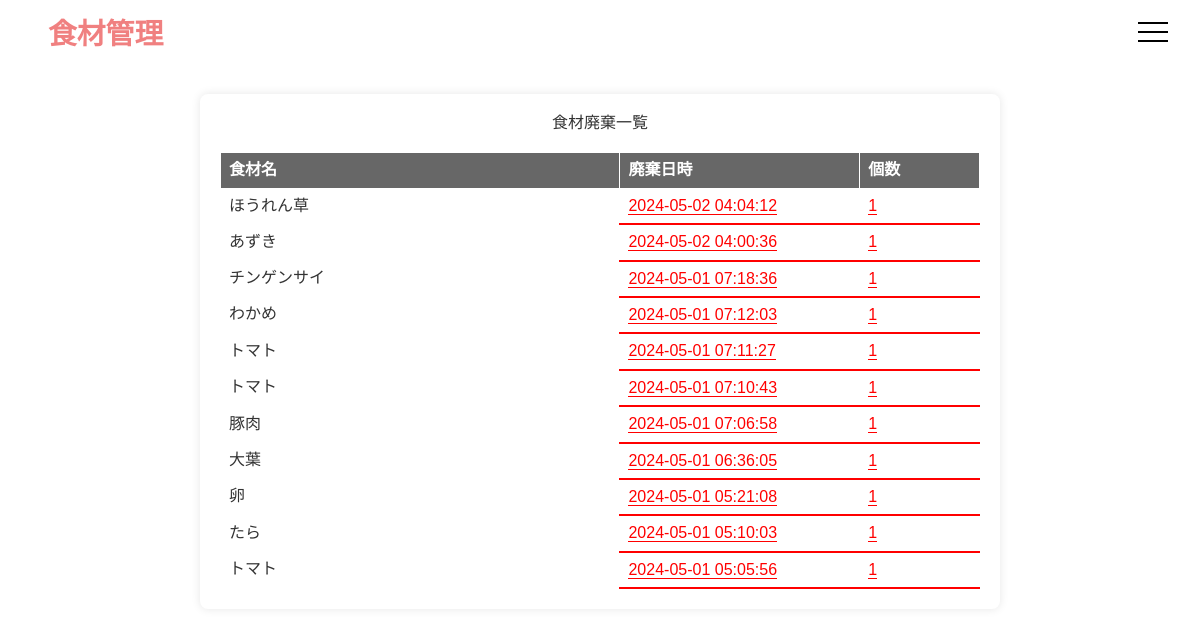
/wasted/ (signed in), run on the app's committed database.
### blueprints/menus/models.py (models this page shows)
class FixedMenuMaterial(db.Model):
    __tablename__ = 'fixed_menu_materials'
    id = db.Column(db.Integer, primary_key=True, autoincrement=True)
    category_id = db.Column(db.Integer, db.ForeignKey('fixed_categories.id'), comment='カテゴリーID', nullable=False)
    name = db.Column(db.String(128), comment='献立材料名', nullable=False, unique=True)
    menu_material_menus = relationship("MenuMaterialMenu", back_populates="fixed_menu_materials")

### blueprints/wasted/models.py (models this page shows)
class WastedMaterial(db.Model):
    __tablename__ = 'wasted_materials'
    id = db.Column(db.Integer, primary_key=True, autoincrement=True)
    user_id = db.Column(db.Integer, db.ForeignKey('users.id'), comment='ユーザーID', nullable=False)
    category_id = db.Column(db.Integer, db.ForeignKey('fixed_categories.id'), comment='カテゴリーID', nullable=False)
    material_id = db.Column(db.Integer, db.ForeignKey('fixed_menu_materials.id'), comment='材料ID', nullable=False)
    memo = db.Column(db.String(128), comment='メモ')
    quantity = db.Column(db.Integer, comment='数量', nullable=False)
    purchase_date = db.Column(db.Date, comment='購入日', nullable=False)
    expiration_date = db.Column(db.Date, comment='賞味期限', nullable=False)
    created_at = db.Column(db.DateTime, server_default=db.func.now(), comment='作成日')

### blueprints/wasted/views.py (the view)
@wasted.route('/')
@login_required
def index():
    wasted_inventory = WastedMaterial.query.filter_by(user_id=current_user.id).order_by(WastedMaterial.id.desc()).all()#廃棄した順
    materials = {}
    for item in wasted_inventory:
        material = FixedMenuMaterial.query.get(item.material_id)
        if material:
            materials[item.id] = material.name
    return render_template('wasted/wasted_material.j2', wasted_inventory=wasted_inventory, materials=materials)

### blueprints/users/models.py (called while the page is built)
@login_manager.user_loader
def load_user(user_id):
    return User.query.get(int(user_id))

### templates/wasted/wasted_material.j2 (shortened to what this page needs)
{% extends 'base.j2' %}
{% block content %}
    <div class="container">
        <h1>食材廃棄一覧</h1>
        <table>
            <colgroup>
                <col class="food">
                <col class="date">
                <col class="quantity">
            </colgroup>
            <thead>
                <tr>
                    <th>食材名</th>
                    <th>廃棄日時</th>
                    <th>個数</th>
                </tr>
            </thead>
            <tbody>
                {% for item in wasted_inventory %}
                <tr>
                    <td>{{ materials[item.id] }}</td>
                    <td class="near-expiry">{{ item.created_at }}
</td>
                    <td>{{ item.quantity }}</td>
                </tr>
                {% endfor %}
            </tbody>
        </table>
    </div>
{% endblock %}

### static/css/destyle.css (style rules this page uses)
html { line-height: 1.15; -webkit-text-size-adjust: 100%; -webkit-tap-highlight-color: transparent; }
body { margin: 0; }
p, table, blockquote, address, pre, iframe, form, figure, dl { margin: 0; }
h1, h2, h3, h4, h5, h6 { font-size: inherit; font-weight: inherit; margin: 0; }
table { border-color: inherit; border-collapse: collapse; }
td, th { vertical-align: top; padding: 0; }
th { text-align: left; font-weight: bold; }

### static/css/common.css (style rules this page uses)
body { font-family: Arial, sans-serif; }
.product_name, .category, .quantity, .purchase_date, .expiration_date { padding: 8px; border: 1px solid #ddd; }
.quantity { padding-left: .5rem; }

### templates/wasted/wasted_material.j2 (style rules this page uses)
body { font-family: Arial, sans-serif; background-color: #ffffff; color: #333; margin: 0; padding: 0; }
.container { max-width: 800px; margin: 20px auto; padding: 20px; background-color: #fff; border-radius: 8px; box-shadow: 0 0 10px rgba(0, 0, 0, 0.1); overflow-x: auto; }
h1 { text-align: center; color: #black; }
table { width: 100%; border-collapse: collapse; margin-top: 20px; }
th, td { border: 1px solid #ffffff; padding: 8px; text-align: left; }
th { background-color: #676767; color: #fff; }
col.food { width: 50%; }
col.date { width: 30%; }
col.quantity { width: 15%; }
.near-expiry { border-bottom: 2px solid rgb(255, 0, 0); }
.expired { border-bottom: 2px solid red; }

### data on the page
WastedMaterial: quantity "1"
FixedMenuMaterial: name "ほうれん草"
WastedMaterial: quantity "1"
FixedMenuMaterial: name "あずき"
WastedMaterial: quantity "1"
FixedMenuMaterial: name "チンゲンサイ"
WastedMaterial: quantity "1"
FixedMenuMaterial: name "わかめ"
WastedMaterial: quantity "1"
FixedMenuMaterial: name "トマト"
WastedMaterial: quantity "1"
WastedMaterial: quantity "1"
FixedMenuMaterial: name "豚肉"
WastedMaterial: quantity "1"
FixedMenuMaterial: name "大葉"
WastedMaterial: materials "卵", quantity "1"
WastedMaterial: quantity "1"
FixedMenuMaterial: name "たら"
WastedMaterial: quantity "1"
